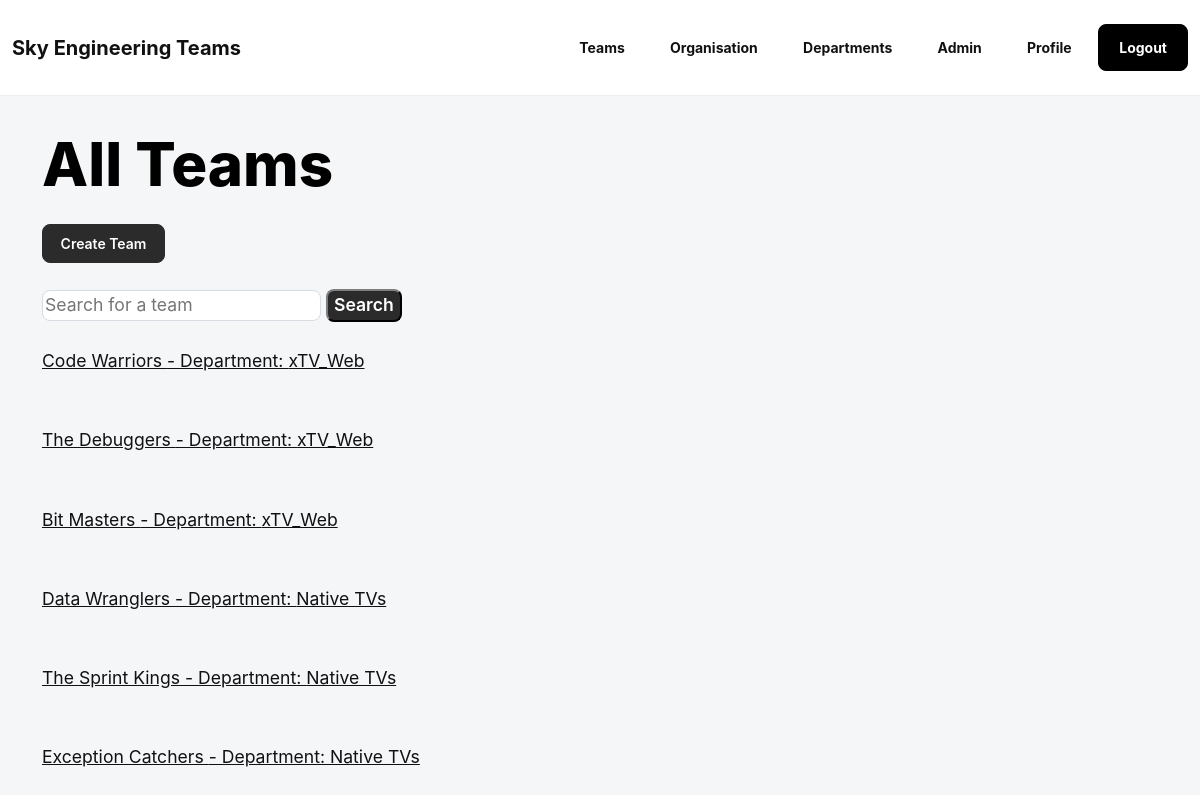
Page /teams/ (signed in) on the committed database.
### core/models.py (models this page shows, shortened)
class Team(models.Model):
    team_leader = models.ForeignKey(
        Employee,
        on_delete=models.SET_NULL,
        null=True,
        blank=True,
        related_name="led_teams",
    )
    team_name = models.CharField(max_length=255, unique=True)
    created_at = models.DateTimeField(default=timezone.now)
    disbanded_at = models.DateTimeField(null=True, blank=True)
    status = models.CharField(
        max_length=20,
        default="Active",
        choices=[
            ("Active", "Active"),
            ("Paused", "Paused"),
            ("Disbanded", "Disbanded"),
        ],
    )
    department = models.ForeignKey(
        Department,
        on_delete=models.CASCADE,
        related_name="teams",
    )
    team_description = models.CharField(max_length=255, null=True, blank=True)
    team_mission = models.CharField(max_length=255, null=True, blank=True)
    responsibilities = models.CharField(max_length=255, null=True, blank=True)
    members = models.ManyToManyField(
        Employee,
        through="TeamEmployee",
        related_name="teams",
        blank=True,
    )
    skills = models.ManyToManyField(
        Skill,
        through="TeamSkill",
        related_name="teams",
        blank=True,
    )

class Department(models.Model):
    department_name = models.CharField(max_length=255, unique=True)
    department_head = models.ForeignKey(
        Employee,
        on_delete=models.SET_NULL,
        null=True,
        blank=True,
        related_name="headed_departments",
    )
    organisation = models.ForeignKey(
        Organisation,
        on_delete=models.CASCADE,
        related_name="departments",
        null=True
    )

### core/views.py (the view)
# urls.py: path('teams/', views.teams, name='teams'),
@login_required
def teams(request):
    q = request.GET.get('q') if request.GET.get('q') else ''
    teams = Team.objects.filter(
        Q(team_name__icontains=q) |
        Q(department__department_name__icontains=q) |
        Q(team_leader__full_name__icontains=q) |
        Q(status__icontains=q)
    )
    return render(request, 'core/teams.html', {'teams': teams, 'q': q})

### core/templates/core/teams.html
{% extends 'base.html' %}
{% block content %}
<h1>All Teams</h1>
<a href="{% url 'core:create_team' %}" class="btn btn-outline-light">Create Team</a>
<br>
<br>
<form method="GET" action="{% url 'core:teams' %}">
    <input type="text" name="q" placeholder="Search for a team" value="{{ q }}">
    <button type="submit">Search</button>
</form>
<br>
{% for team in teams %}
    <div>
        <a href="{% url 'core:team_detail' team.id %}">
            {{ team.team_name }} - Department: {{ team.department.department_name }}
        </a>
        <br>
        <br>
        <br>
    </div>
{% empty %}
    <p>No teams found.</p>
{% endfor %}
{% endblock %}

### templates/base.html (shortened to what this page needs)
{% load static %}
<!DOCTYPE html>
<html>
<head>
    <link href="{% static 'bootstrap.min.css' %}" rel="stylesheet">
    <link href="{% static 'site.css' %}" rel="stylesheet">
</head>
<body>
    {% include 'navbar.html' %}
    <div class="container page-shell">
        {% block content %}
        {% endblock %}
    </div>
</body>
</html>

### templates/navbar.html (shortened to what this page needs)
<nav class="navbar navbar-expand-lg">
    <div class="container">
        <a class="navbar-brand" href="{% url 'core:teams' %}">Sky Engineering Teams</a>
        <div class="d-flex align-items-center">
            <a class="btn btn-outline-light me-2" href="{% url 'core:teams' %}">Teams</a>
            <a class="btn btn-outline-light me-2" href="{% url 'core:organisation' %}">Organisation</a>
            <a class="btn btn-outline-light me-2" href="{% url 'core:departments' %}">Departments</a>
            <a class="btn btn-outline-light" href="/admin/">Admin</a>
            {% if user.is_authenticated %}
                <a class="btn btn-outline-light ms-2" href="{% url 'accounts:profile' %}">Profile</a>
                <a class="btn btn-outline-light ms-2" href="{% url 'accounts:logout' %}">Logout</a>
            {% else %}
                <a class="btn btn-outline-light ms-2" href="{% url 'accounts:login' %}">Login</a>
                <a class="btn btn-outline-light ms-2" href="{% url 'accounts:signup' %}">Sign Up</a>
            {% endif %}
        </div>
    </div>
</nav>

### static/site.css (style rules this page uses)
body { background: #f5f6f8; color: #111111; font-family: Inter, "Segoe UI", Roboto, "Helvetica Neue", Arial, sans-serif; }
button, input, label, li, p, select, textarea, a { font-family: inherit; }
a { color: #111111; }
.page-shell { padding-top: 2rem; padding-bottom: 4rem; }
.navbar { background: #ffffff; border-bottom: 1px solid #eeeeee; min-height: 96px; }
.navbar .container { max-width: 1320px; }
.navbar-brand { color: #111111; font-size: 1.25rem; font-weight: 700; }
.navbar .btn { border-color: transparent; color: #111111; font-weight: 700; background: transparent; }
.navbar .btn[href*="logout"], .navbar .btn[href*="login"], .navbar .btn[href*="signup"] { color: #ffffff; background: #000000; border-color: #000000; border-radius: 8px; padding: 0.75rem 1.25rem; }
h1 { color: #000000; font-size: clamp(2.5rem, 5vw, 4.25rem); font-weight: 800; margin-bottom: 1.5rem; }
.btn, button { border-radius: 8px; font-weight: 600; }
.btn-outline-light, button[type="submit"] { color: #ffffff; background: #2b2b2b; border-color: #2b2b2b; }
input, select, textarea, .form-control, .form-select { background: #ffffff; border: 1px solid #d7dce2; color: #111111; border-radius: 8px; }

### rows in the picture
Team: team_name "Code Warriors", department.department_name "xTV_Web"
Team: team_name "The Debuggers", department.department_name "xTV_Web"
Team: team_name "Bit Masters", department.department_name "xTV_Web"
Team: team_name "Data Wranglers", department.department_name "Native TVs"
Team: team_name "The Sprint Kings", department.department_name "Native TVs"
Team: team_name "Exception Catchers", department.department_name "Native TVs"
